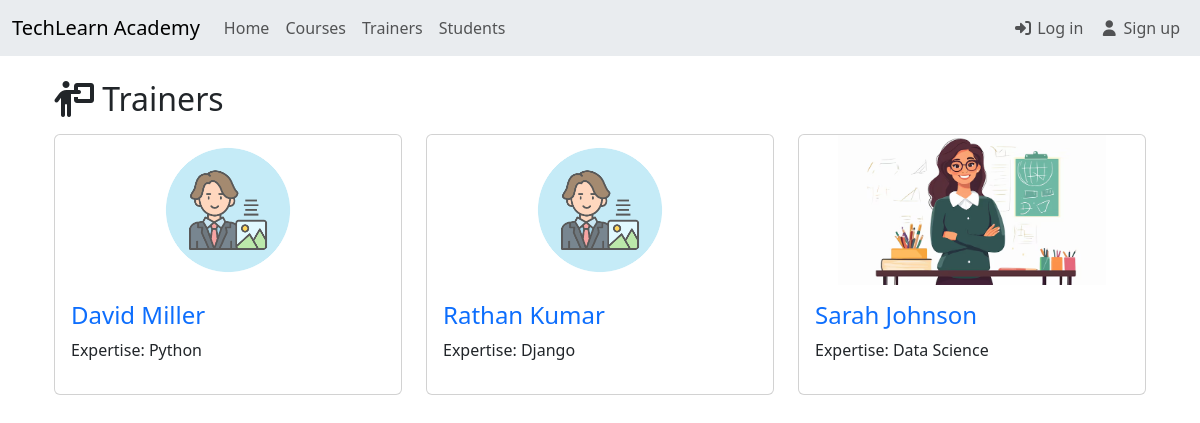
/academy/trainers/, run on the app's committed database.
### academy/models.py (models this page shows, shortened)
class Trainer(models.Model):
    photo = models.ImageField(upload_to='images', blank=True, null=True)
    first_name = models.CharField(max_length=50)
    last_name = models.CharField(max_length=50)
    email = models.EmailField(unique=True)
    expertise = models.ForeignKey(Course, on_delete=models.SET_NULL, blank=True, null=True)
    def name(self):
        return f'{self.first_name} {self.last_name}'

class Course(models.Model):
    image = models.ImageField(upload_to='images', blank=True, null=True)
    name = models.CharField(max_length=50)
    description = models.TextField()
    duration = models.CharField(max_length=10)
    def __str__(self):
        return self.name

### academy/views.py (the view)
# urls.py: path('trainers/', views.trainers_list, name='trainers'),
def trainers_list(request):
    trainers = Trainer.objects.all().order_by('first_name')
    context = {
        'trainers': trainers,
    }
    return render(request, 'trainers/trainers.html', context)

### templates/trainers/trainers.html (shortened to what this page needs)
{% extends 'home.html' %}
{% block content %}
<div class="container pt-4 px-4">
    <div class="d-flex align-items-center justify-content-between">
        <div class="fs-3">
            <h2 class="pb-2"><i class="fa-solid fa-person-chalkboard"></i> Trainers</h2>
        </div>
    </div>
    <div class="row row-cols-1 row-cols-md-2 row-cols-lg-3 g-4">
        {% for trainer in trainers %}
        <div class="col">
            <div class="card h-100">
                <img src="{{ trainer.photo.url }}" class="card-img-top object-fit-contain" alt="photo" height="150px">
                <div class="card-body">
                    <a href="{% url 'trainer_detail' trainer.id %}" class="text-decoration-none">
                        <h4 class="card-title">{{ trainer.name }}</h4>
                    </a>
                    <p class="card-text">
                        <span class="fw-medium">Expertise:</span> {{ trainer.expertise }}
                    </p>
                </div>
                <div class="px-2 py-2 d-flex justify-content-end align-itmes-center gap-1">
                </div>
            </div>
        </div>
        {% endfor %}
    </div>
</div>
{% endblock %}

### data on the page
Trainer: photo (picture), name "David Miller", expertise "Python"
Trainer: photo (picture), name "Rathan Kumar", expertise "Django"
Trainer: photo (picture), name "Sarah Johnson", expertise "Data Science"
